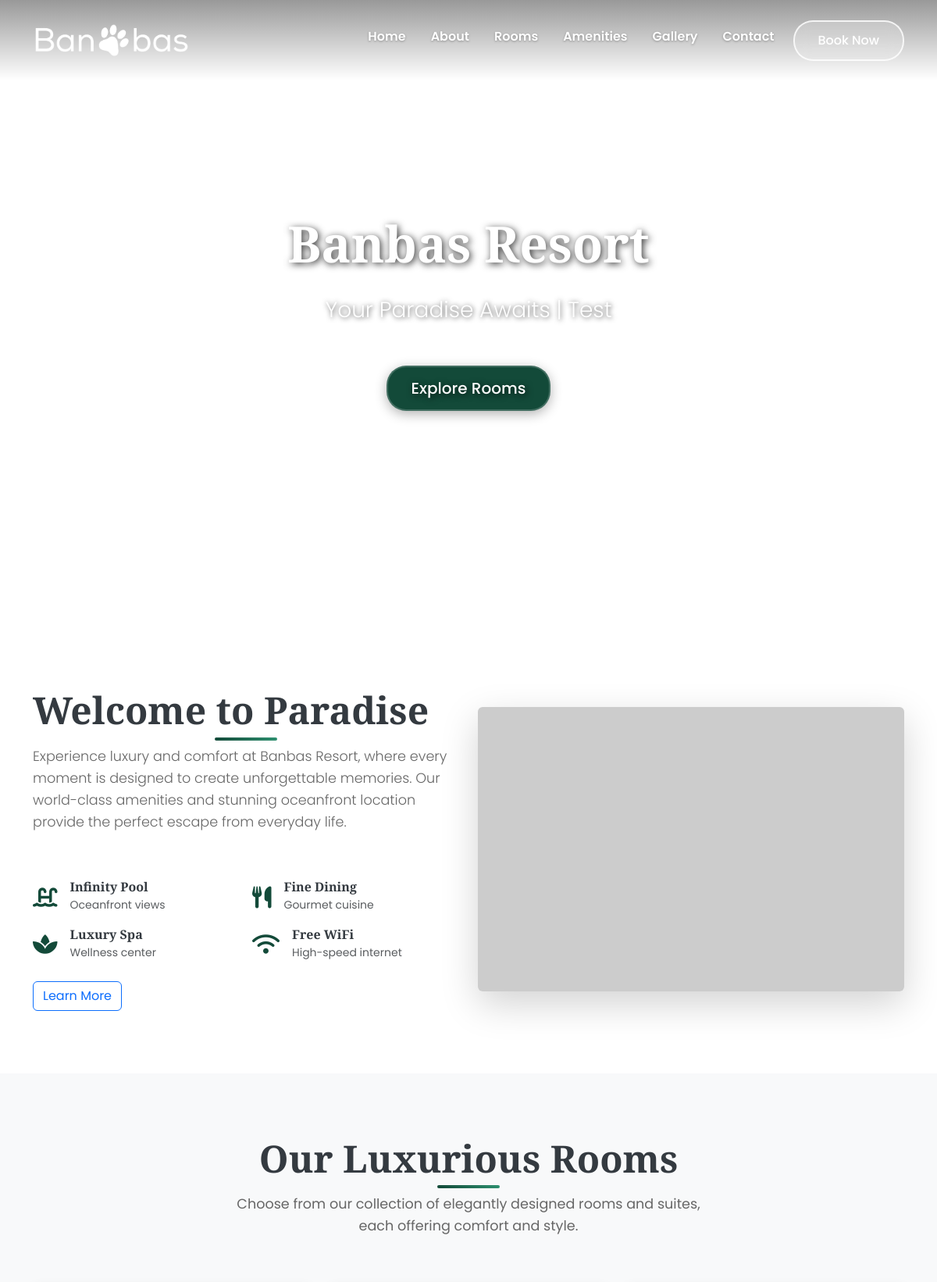
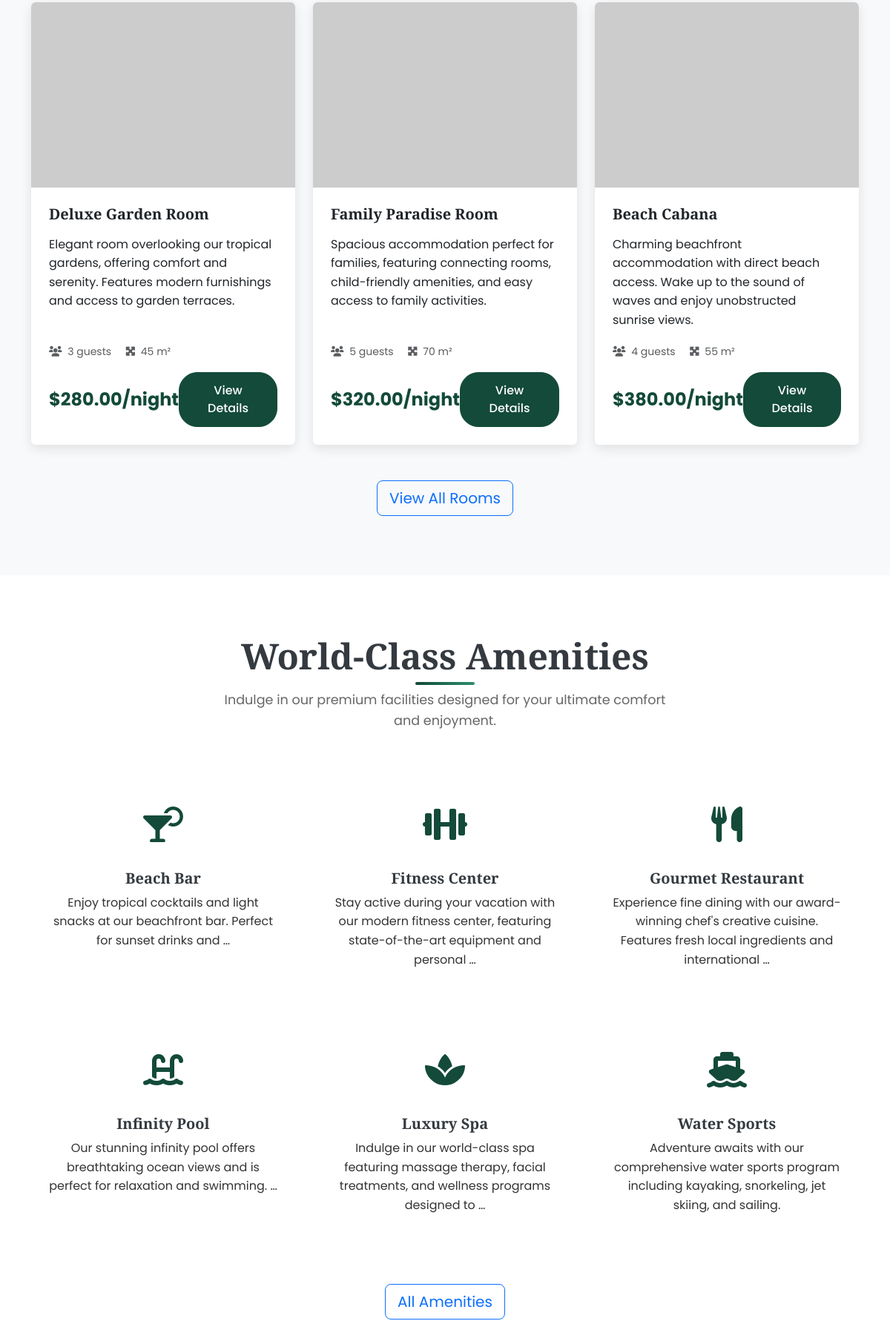
The page / (upper part) on the database its author committed (2 pictures, top to bottom).
### resort/models.py (models this page shows, shortened)
class Resort(models.Model):
    name = models.CharField(max_length=100, default="Banbas Resort")
    tagline = models.CharField(max_length=200, default="Your Paradise Awaits")
    description = models.TextField(default="Experience luxury and comfort at Banbas Resort")
    address = models.TextField()
    phone = models.CharField(max_length=20)
    email = models.EmailField()
    website = models.URLField(blank=True)
    hero_image_placeholder = models.CharField(
        max_length=200,
        default="https://images.unsplash.com/photo-1571896349842-33c89424de2d?ixlib=rb-4.0.3&ixid=M3wxMjA3fDB8MHxwaG90by1wYWdlfHx8fGVufDB8fHx8fA%3D%3D&auto=format&fit=crop&w=1920&q=80"
    )
    hero_video = models.FileField(
        upload_to='videos/',
        blank=True,
        null=True,
        help_text="Hero background video (MP4 recommended, under 10MB)"
    )
    facebook_url = models.URLField(blank=True)
    instagram_url = models.URLField(blank=True)
    twitter_url = models.URLField(blank=True)
    updated_at = models.DateTimeField(auto_now=True)

class RoomType(models.Model):
    name = models.CharField(max_length=100)
    description = models.TextField()
    base_price = models.DecimalField(max_digits=10, decimal_places=2)
    max_occupancy = models.IntegerField()
    size_sqm = models.IntegerField(help_text="Size in square meters")
    amenities = models.TextField(help_text="Comma-separated amenities")
    image_placeholder = models.CharField(max_length=200, default="https://via.placeholder.com/400x300/134a39/ffffff?text=Room+Image")
    created_at = models.DateTimeField(auto_now_add=True)
    updated_at = models.DateTimeField(auto_now=True)
    class Meta:
        ordering = ['base_price']

class Amenity(models.Model):
    name = models.CharField(max_length=100)
    description = models.TextField()
    icon_class = models.CharField(max_length=50, help_text="Font Awesome icon class")
    image_placeholder = models.CharField(max_length=200, default="https://via.placeholder.com/300x200/28a745/ffffff?text=Amenity")
    is_featured = models.BooleanField(default=False)
    created_at = models.DateTimeField(auto_now_add=True)
    class Meta:
        verbose_name_plural = "Amenities"
        ordering = ['-is_featured', 'name']

### resort/views.py (the view)
# urls.py: 2. Add a URL to urlpatterns:  path('', views.home, name='home')
def home(request):
    resort = Resort.objects.first()
    featured_rooms = RoomType.objects.all()[:3]
    featured_amenities = Amenity.objects.filter(is_featured=True)[:6]
    featured_gallery = Gallery.objects.filter(is_featured=True)[:6]
    context = {
        'resort': resort,
        'featured_rooms': featured_rooms,
        'featured_amenities': featured_amenities,
        'featured_gallery': featured_gallery,
    }
    return render(request, 'resort/home.html', context)

### templates/resort/home.html (shortened to what this page needs)
{% extends 'resort/base.html' %}
{% load static %}
{% block content %}
<section class="hero{% if resort.hero_video %} has-video{% endif %}" >
    {% if resort.hero_video %}
    <video class="hero-video" autoplay muted loop playsinline>
        <source src="{{ resort.hero_video.url }}" type="video/mp4">
    </video>
    {% endif %}
    <div class="container">
        <div class="hero-content">
            <h1 class="display-1 fw-bold mb-4">{{ resort.name|default:'Banbas Resort' }}</h1>
            <p class="lead fs-3 mb-5">{{ resort.tagline|default:'Your Paradise Awaits' }}</p>
            <div class="hero-buttons">
                <a href="{% url 'resort:rooms' %}" class="btn btn-primary btn-lg">Explore Rooms</a>
            </div>
        </div>
    </div>
</section>
<section class="section">
    <div class="container">
        <div class="row align-items-center">
            <div class="col-lg-6">
                <div class="section-title text-start">
                    <h2>Welcome to Paradise</h2>
                    <p class="lead">
                        {{ resort.description|default:'Experience luxury and comfort at Banbas Resort, where every moment is designed to create unforgettable memories. Our world-class amenities and stunning oceanfront location provide the perfect escape from everyday life.' }}
                    </p>
                </div>
                <div class="row g-3 mb-4">
                    <div class="col-6">
                        <div class="d-flex align-items-center">
                            <i class="fas fa-swimming-pool text-primary fs-3 me-3"></i>
                            <div>
                                <h6 class="mb-0">Infinity Pool</h6>
                                <small class="text-muted">Oceanfront views</small>
                            </div>
                        </div>
                    </div>
                    <div class="col-6">
                        <div class="d-flex align-items-center">
                            <i class="fas fa-utensils text-primary fs-3 me-3"></i>
                            <div>
                                <h6 class="mb-0">Fine Dining</h6>
                                <small class="text-muted">Gourmet cuisine</small>
                            </div>
                        </div>
                    </div>
                    <div class="col-6">
                        <div class="d-flex align-items-center">
                            <i class="fas fa-spa text-primary fs-3 me-3"></i>
                            <div>
                                <h6 class="mb-0">Luxury Spa</h6>
                                <small class="text-muted">Wellness center</small>
                            </div>
                        </div>
                    </div>
                    <div class="col-6">
                        <div class="d-flex align-items-center">
                            <i class="fas fa-wifi text-primary fs-3 me-3"></i>
                            <div>
                                <h6 class="mb-0">Free WiFi</h6>
                                <small class="text-muted">High-speed internet</small>
                            </div>
                        </div>
                    </div>
                </div>
                <a href="{% url 'resort:about' %}" class="btn btn-outline-primary">Learn More</a>
            </div>
            <div class="col-lg-6">
                <img src="https://via.placeholder.com/600x400/17a2b8/ffffff?text=Resort+Welcome"
                     alt="Resort Welcome"
                     class="img-fluid rounded shadow-lg">
            </div>
        </div>
    </div>
</section>
{% if featured_rooms %}
<section class="section bg-light">
    <div class="container">
        <div class="section-title">
            <h2>Our Luxurious Rooms</h2>
            <p>Choose from our collection of elegantly designed rooms and suites, each offering comfort and style.</p>
        </div>
        <div class="row g-4">
            {% for room in featured_rooms %}
            <div class="col-lg-4 col-md-6">
                <div class="card h-100">
                    <img src="{{ room.image_placeholder }}"
                         class="card-img-top"
                         alt="{{ room.name }}">
                    <div class="card-body d-flex flex-column">
                        <h5 class="card-title">{{ room.name }}</h5>
                        <p class="card-text flex-grow-1">{{ room.description|truncatewords:20 }}</p>
                        <div class="room-details mb-3">
                            <small class="text-muted">
                                <i class="fas fa-users me-1"></i> {{ room.max_occupancy }} guests
                                <i class="fas fa-expand-arrows-alt ms-3 me-1"></i> {{ room.size_sqm }} m²
                            </small>
                        </div>
                        <div class="d-flex justify-content-between align-items-center">
                            <span class="price">${{ room.base_price }}/night</span>
                            <a href="{% url 'resort:room_detail' room.pk %}" class="btn btn-primary">View Details</a>
                        </div>
                    </div>
                </div>
            </div>
            {% endfor %}
        </div>
        <div class="text-center mt-5">
            <a href="{% url 'resort:rooms' %}" class="btn btn-outline-primary btn-lg">View All Rooms</a>
        </div>
    </div>
</section>
{% endif %}
{% if featured_amenities %}
<section class="section">
    <div class="container">
        <div class="section-title">
            <h2>World-Class Amenities</h2>
            <p>Indulge in our premium facilities designed for your ultimate comfort and enjoyment.</p>
        </div>
        <div class="row g-4">
            {% for amenity in featured_amenities %}
            <div class="col-lg-4 col-md-6">
                <div class="amenity-card">
                    <div class="amenity-icon">
                        <i class="{{ amenity.icon_class|default:'fas fa-star' }}"></i>
                    </div>
                    <h5>{{ amenity.name }}</h5>
                    <p>{{ amenity.description|truncatewords:15 }}</p>
                </div>
            </div>
            {% endfor %}
        </div>
        <div class="text-center mt-5">
            <a href="{% url 'resort:amenities' %}" class="btn btn-outline-primary btn-lg">All Amenities</a>
        </div>
    </div>
</section>
{% endif %}
{% endblock %}

### templates/resort/base.html (shortened to what this page needs)
<!DOCTYPE html>
{% load static %}
<html lang="en">
<head>
    <link href="https://cdn.jsdelivr.net/npm/bootstrap@5.3.2/dist/css/bootstrap.min.css" rel="stylesheet">
    <link rel="stylesheet" href="https://cdnjs.cloudflare.com/ajax/libs/font-awesome/6.0.0/css/all.min.css">
    <link rel="stylesheet" href="{% static 'css/style.css' %}">
</head>
<body>
    <nav class="navbar navbar-expand-lg navbar-light">
        <div class="container">
            <a class="navbar-brand fw-bold text-primary fs-3 d-flex align-items-center" href="{% url 'resort:home' %}">
                <img src="{% static 'images/logo/logo.png' %}" alt="Banbas Resort" class="navbar-logo"
                     onerror="this.style.display='none'; this.nextElementSibling.style.display='inline';">
            </a>
            <div class="collapse navbar-collapse" id="navbarNav">
                <ul class="navbar-nav ms-auto">
                    <li class="nav-item">
                        <a class="nav-link fw-semibold" href="{% url 'resort:home' %}">Home</a>
                    </li>
                    <li class="nav-item">
                        <a class="nav-link fw-semibold" href="{% url 'resort:about' %}">About</a>
                    </li>
                    <li class="nav-item">
                        <a class="nav-link fw-semibold" href="{% url 'resort:rooms' %}">Rooms</a>
                    </li>
                    <li class="nav-item">
                        <a class="nav-link fw-semibold" href="{% url 'resort:amenities' %}">Amenities</a>
                    </li>
                    <li class="nav-item">
                        <a class="nav-link fw-semibold" href="{% url 'resort:gallery' %}">Gallery</a>
                    </li>
                    <li class="nav-item">
                        <a class="nav-link fw-semibold" href="{% url 'resort:contact' %}">Contact</a>
                    </li>
                    <li class="nav-item">
                        <a class="btn btn-primary ms-2" href="{% url 'resort:contact' %}">Book Now</a>
                    </li>
                </ul>
            </div>
        </div>
    </nav>
    <main>
        {% block content %}
        {% endblock %}
    </main>
</body>
</html>

### static/css/style.css (style rules this page uses)
:root { --primary-color: #134a39; --secondary-color: #1e6b54; --accent-color: #2d8f6f; --success-color: #28a745; --warning-color: #ffc107; --danger-color: #dc3545; --dark-color: #343a40; --light-color: #f8f9fa; --font-primary: 'Poppins', sans-serif; --font-display: 'Playfair Display', serif; }
body { font-family: var(--font-primary); line-height: 1.6; color: #333; }
h1, h2, h3, h4, h5, h6 { font-family: var(--font-display); font-weight: 600; color: var(--dark-color); }
.btn-primary { background-color: var(--primary-color); border-color: var(--primary-color); padding: 12px 30px; font-weight: 500; border-radius: 25px; transition: all 0.3s ease; }
.text-primary { color: var(--primary-color) !important; }
.navbar { padding: 1.5rem 0; transition: all 0.4s ease; background-color: transparent !important; box-shadow: none; }
.navbar-initial { position: absolute; top: 0; width: 100%; z-index: 1000; background: linear-gradient(180deg, rgba(0, 0, 0, 0.4) 0%, rgba(0, 0, 0, 0.2) 50%, transparent 100%); }
.navbar-brand { font-family: var(--font-display); }
.navbar-nav .nav-link { margin: 0 8px; font-weight: 500; color: white !important; transition: all 0.3s ease; text-shadow: 0 1px 3px rgba(0, 0, 0, 0.3); }
.navbar-brand { color: white !important; text-shadow: 0 1px 3px rgba(0, 0, 0, 0.5); transition: all 0.3s ease; }
.navbar-logo { height: 45px; max-width: 200px; object-fit: contain; transition: all 0.3s ease; }
.navbar-initial .navbar-logo { filter: brightness(0) invert(1); }
.navbar .btn-primary { background: rgba(255, 255, 255, 0.2); border: 2px solid rgba(255, 255, 255, 0.8); color: white !important; backdrop-filter: blur(10px); }
.hero { position: relative; height: 100vh; background-size: cover; background-position: center; display: flex; align-items: center; padding-top: 0; overflow: hidden; }
.hero-video { position: absolute; top: 50%; left: 50%; min-width: 100%; min-height: 100%; width: auto; height: auto; transform: translate(-50%, -50%); z-index: -1; background-size: cover; object-fit: cover; }
.hero .container { position: relative; z-index: 1; }
.hero .btn { backdrop-filter: blur(10px); box-shadow: 0 4px 15px rgba(0, 0, 0, 0.3); border: 2px solid rgba(255, 255, 255, 0.2); }
.hero-content { color: white; text-align: center; text-shadow: 2px 2px 8px rgba(0, 0, 0, 0.7); }
.hero h1 { font-size: 4rem; font-weight: 700; margin-bottom: 1.5rem; color: white; text-shadow: 2px 2px 10px rgba(0, 0, 0, 0.8); }
.hero p { font-size: 1.2rem; margin-bottom: 2rem; color: white; text-shadow: 1px 1px 6px rgba(0, 0, 0, 0.7); }
.card { border: none; box-shadow: 0 5px 15px rgba(0, 0, 0, 0.1); transition: all 0.3s ease; overflow: hidden; }
.card-img-top { height: 250px; object-fit: cover; transition: transform 0.3s ease; }
.card-body { padding: 1.5rem; }
.card-title { font-size: 1.25rem; font-weight: 600; margin-bottom: 1rem; }
.price { font-size: 1.5rem; font-weight: 700; color: var(--primary-color); }
.section { padding: 80px 0; }
.section-title { text-align: center; margin-bottom: 60px; }
.section-title h2 { font-size: 3rem; margin-bottom: 1rem; position: relative; }
.section-title h2::after { content: ''; position: absolute; bottom: -10px; left: 50%; transform: translateX(-50%); width: 80px; height: 4px; background: linear-gradient(90deg, var(--primary-color), var(--accent-color)); border-radius: 2px; }
.section-title p { font-size: 1.1rem; color: #666; max-width: 600px; margin: 0 auto; }
.bg-light { background-color: #f8f9fa !important; }
.amenity-card { text-align: center; padding: 30px 20px; border-radius: 15px; background: white; height: 100%; transition: all 0.3s ease; }
.amenity-icon { font-size: 3rem; color: var(--primary-color); margin-bottom: 20px; transition: color 0.3s ease; }
html { scroll-padding-top: 80px; }

### rows shown on the page
Resort: name "Banbas Resort", tagline "Your Paradise Awaits | Test", description "Experience luxury and comfort at Banbas Resort, where every moment is designed to create unforgettable memories. Our world-class amenities and stunning oceanfront location provide the perfect escape from everyday life."
RoomType: name "Deluxe Garden Room", description "Elegant room overlooking our tropical gardens, offering comfort and serenity. Features modern furnishings and access to garden terraces.", max_occupancy "3", size_sqm "45", base_price "280.00"
RoomType: name "Family Paradise Room", description "Spacious accommodation perfect for families, featuring connecting rooms, child-friendly amenities, and easy access to family activities.", max_occupancy "5", size_sqm "70", base_price "320.00"
RoomType: name "Beach Cabana", description "Charming beachfront accommodation with direct beach access. Wake up to the sound of waves and enjoy unobstructed sunrise views.", max_occupancy "4", size_sqm "55", base_price "380.00"
Amenity: name "Beach Bar", description "Enjoy tropical cocktails and light snacks at our beachfront bar. Perfect for sunset drinks and …"
Amenity: name "Fitness Center", description "Stay active during your vacation with our modern fitness center, featuring state-of-the-art equipment and personal …"
Amenity: name "Gourmet Restaurant", description "Experience fine dining with our award-winning chef's creative cuisine. Features fresh local ingredients and international …"
Amenity: name "Infinity Pool", description "Our stunning infinity pool offers breathtaking ocean views and is perfect for relaxation and swimming. …"
Amenity: name "Luxury Spa", description "Indulge in our world-class spa featuring massage therapy, facial treatments, and wellness programs designed to …"
Amenity: name "Water Sports", description "Adventure awaits with our comprehensive water sports program including kayaking, snorkeling, jet skiing, and sailing."
